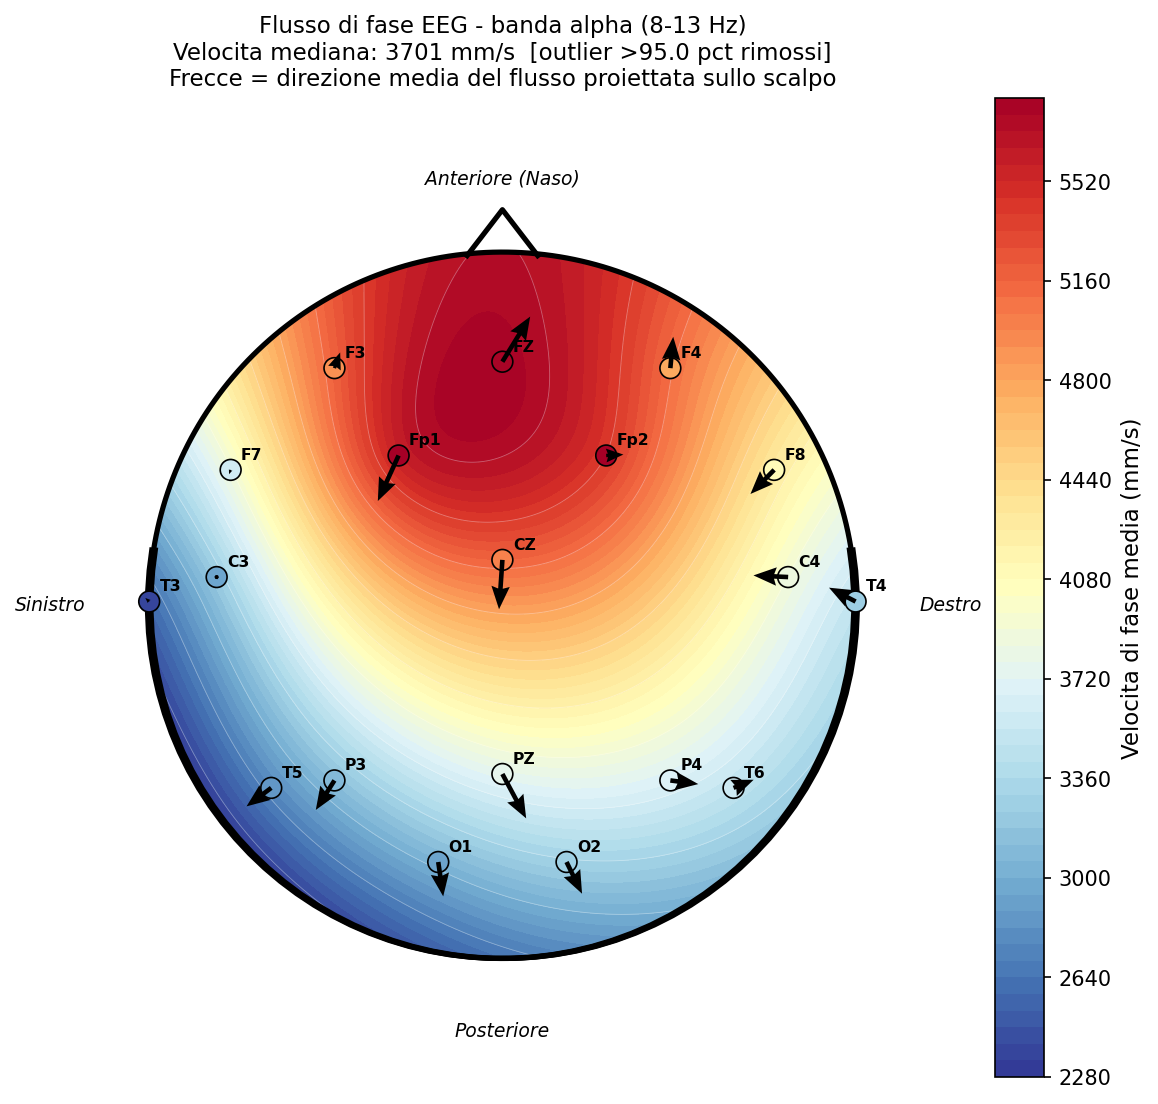

Source code (Python):
"""
topoplot_phaseflow.py  — versione corretta
==========================================
Usa le coordinate PCA 2D (già corrette) invece della proiezione azimutale.
Tutte le coordinate sono normalizzate su [-1, 1] rispetto al raggio massimo.
"""

import numpy as np
import matplotlib.pyplot as plt
from scipy.interpolate import RBFInterpolator

# ─────────────────────────────────────────────────────────────────────────────
HEAD_RADIUS_MM = 85.0
_COORDS = {
    "Fp1":(-18,72),"Fp2":(18,72),"F7":(-54,72),"F3":(-36,54),"FZ":(0,54),
    "T3":(-90,90),"C3":(-54,90),"CZ":(0,90),"C4":(54,90),"T4":(90,90),
    "T5":(-54,126),"P3":(-36,126),"PZ":(0,126),"P4":(36,126),"T6":(54,126),
    "O1":(-18,144),"O2":(18,144),"F4":(36,54),"F8":(54,72),
}
CHANNELS = ['Fp1','Fp2','F3','F4','C3','C4','P3','P4','O1','O2',
            'F7','F8','T3','T4','T5','T6','FZ','CZ','PZ']

def sph_to_cart(th_deg, ph_deg, r=HEAD_RADIUS_MM):
    th, ph = np.radians(th_deg), np.radians(ph_deg)
    return np.array([r*np.sin(ph)*np.cos(th),
                     r*np.sin(ph)*np.sin(th),
                     r*np.cos(ph)])

loc = np.array([sph_to_cart(*_COORDS[ch]) for ch in CHANNELS])  # (19,3)

def get_xy2d(loc):
    """Proiezione PCA 3D->2D, normalizzata su [-1,1]."""
    center = loc.mean(axis=0)
    xc = loc - center
    _, _, Vt = np.linalg.svd(xc, full_matrices=False)
    pca_axes = Vt[:2].T          # (3,2)
    xy = xc @ pca_axes           # (N,2) in mm
    r_max = HEAD_RADIUS_MM
    xy_norm = xy / r_max         # (N,2) in [-1,1]
    return xy_norm, pca_axes

def draw_head(ax, lw=2.5):
    th = np.linspace(0, 2*np.pi, 300)
    ax.plot(np.cos(th), np.sin(th), 'k-', lw=lw, zorder=4)
    # Naso
    ax.plot([-0.1, 0, 0.1], [0.99, 1.12, 0.99], 'k-', lw=lw, zorder=4)
    # Orecchie
    ear_th = np.linspace(np.pi*0.45, np.pi*1.55, 60)
    ex = np.cos(ear_th + np.pi/2)
    ey = np.sin(ear_th + np.pi/2)
    ax.plot(-ex - 0.005, ey, 'k-', lw=lw, zorder=4)
    ax.plot( ex + 0.005, ey, 'k-', lw=lw, zorder=4)

def topoplot_flow(v, sfreq=200.0, percentile_clip=95.0,
                  save_path='topoplot_phaseflow.png'):

    xy2d, pca_axes = get_xy2d(loc)   # (N,2) normalizzate

    vx = v['vxp']
    vy = v['vyp']
    vz = v['vzp']
    vn = v['vnormp']
    T, N = vn.shape

    thresh = np.nanpercentile(vn, percentile_clip)
    mask   = vn < thresh

    def mmean(arr):
        return np.nanmean(np.where(mask, arr, np.nan), axis=0)

    vx_m = mmean(vx)
    vy_m = mmean(vy)
    vz_m = mmean(vz)
    vn_m = mmean(vn)

    # Proiezione vettori 3D -> 2D tramite PCA axes
    v3d  = np.column_stack([vx_m, vy_m, vz_m])  # (N,3)
    v2d  = v3d @ pca_axes                        # (N,2) in mm/s

    # Normalizza frecce: max = 15% del raggio
    mag2d = np.sqrt(v2d[:,0]**2 + v2d[:,1]**2)
    max_mag = mag2d.max()
    v2d_norm = v2d / max_mag * 0.15 if max_mag > 0 else v2d

    # Heatmap
    grid_res = 300
    xi = np.linspace(-1.0, 1.0, grid_res)
    yi = np.linspace(-1.0, 1.0, grid_res)
    Xi, Yi = np.meshgrid(xi, yi)

    rbf = RBFInterpolator(xy2d, vn_m, kernel='thin_plate_spline', smoothing=0.5)
    Zi  = rbf(np.column_stack([Xi.ravel(), Yi.ravel()])).reshape(grid_res, grid_res)

    outside = Xi**2 + Yi**2 > 1.0
    Zi[outside] = np.nan

    fig, ax = plt.subplots(figsize=(8, 9))

    im = ax.contourf(Xi, Yi, Zi, levels=60, cmap='RdYlBu_r', zorder=1)
    ax.contour(Xi, Yi, Zi, levels=12, colors='white',
               linewidths=0.4, alpha=0.35, zorder=2)

    cbar = plt.colorbar(im, ax=ax, shrink=0.75, pad=0.03)
    cbar.set_label('Velocita di fase media (mm/s)', fontsize=11)

    draw_head(ax)

    ax.scatter(xy2d[:,0], xy2d[:,1],
               c=vn_m, cmap='RdYlBu_r', s=100,
               edgecolors='k', linewidths=0.8, zorder=5,
               vmin=np.nanmin(Zi[~outside]), vmax=np.nanmax(Zi[~outside]))

    for i, ch in enumerate(CHANNELS):
        ax.annotate(ch, (xy2d[i,0], xy2d[i,1]),
                    xytext=(5,5), textcoords='offset points',
                    fontsize=7.5, fontweight='bold', zorder=6)

    ax.quiver(xy2d[:,0], xy2d[:,1],
              v2d_norm[:,0], v2d_norm[:,1],
              scale=1.0, scale_units='xy',
              color='black', width=0.005,
              headwidth=4, headlength=5, zorder=7)

    ax.text( 0.0,  1.18, 'Anteriore (Naso)', ha='center', va='bottom', fontsize=9, style='italic')
    ax.text( 0.0, -1.18, 'Posteriore',       ha='center', va='top',    fontsize=9, style='italic')
    ax.text(-1.18,  0.0, 'Sinistro',         ha='right',  va='center', fontsize=9, style='italic')
    ax.text( 1.18,  0.0, 'Destro',           ha='left',   va='center', fontsize=9, style='italic')

    ax.set_xlim(-1.3, 1.3)
    ax.set_ylim(-1.3, 1.4)
    ax.set_aspect('equal')
    ax.axis('off')

    med = np.nanmedian(vn_m)
    ax.set_title(
        f'Flusso di fase EEG - banda alpha (8-13 Hz)\n'
        f'Velocita mediana: {med:.0f} mm/s  '
        f'[outlier >{percentile_clip} pct rimossi]\n'
        'Frecce = direzione media del flusso proiettata sullo scalpo',
        fontsize=11, pad=12
    )

    plt.tight_layout()
    plt.savefig(save_path, dpi=150, bbox_inches='tight', facecolor='white')
    print(f"  Salvato: {save_path}")
    plt.show()
    return fig


if __name__ == '__main__':
    import sys, os
    sys.path.insert(0, os.path.dirname(__file__))
    from main_phaseflow import run_pipeline

    print("Eseguo pipeline...")
    results = run_pipeline(
        edf_path   = 'sub-001_ses-pre_task-rest_eeg.edf',
        fmin       = 8.0,
        fmax       = 13.0,
        speed_only = False,
    )
    v     = results['v']
    sfreq = results.get('sfreq', 200.0)

    print("\nGenerazione topoplot...")
    topoplot_flow(v, sfreq=sfreq, save_path='topoplot_phaseflow.png')
    print("Fatto!")
